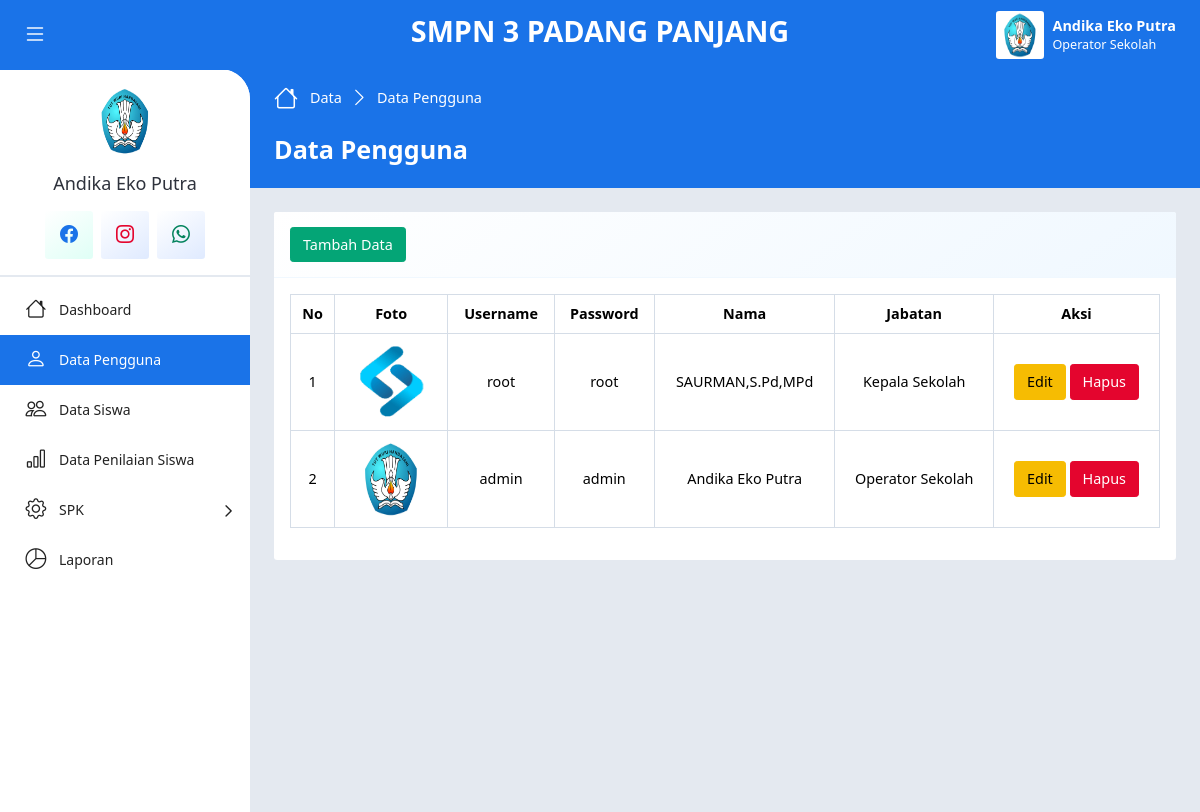
Screenshot of /?p=Pengguna (signed in) with the database file from the repository.
### tables this page shows
CREATE TABLE `pengguna` (
  `id_pengguna` int(11) NOT NULL,
  `username` varchar(20) NOT NULL,
  `password` varchar(20) NOT NULL,
  `nama_pengguna` varchar(30) NOT NULL,
  `jabatan` enum('Kepala Sekolah','Operator Sekolah') NOT NULL,
  `foto_pengguna` text NOT NULL,
  `simpan_pengguna` timestamp NOT NULL DEFAULT current_timestamp() ON UPDATE current_timestamp()
);

### index.php (called while the page is built, shortened)
<?php
require_once 'app/config/db.php';
require_once 'app/config/crud.php';
$crud = new CRUD();
include_once 'app/routes/web.php';

### app/config/db.php (called while the page is built, shortened)
<?php
class DB
{
    public function __construct()
    {
        $this->con = mysqli_connect(
            self::HOST,
            self::USER,
            self::PASS,
            self::DB
        );
    }
}

### app/config/crud.php (called while the page is built, shortened)
<?php
class CRUD extends DB
{
    public function read($table, $opsi = "")
    {
        return mysqli_query(
            $this->con,
            "SELECT * FROM $table $opsi"
        );
    }
}

### app/controller/dashboard/data_pengguna.php (called while the page is built, shortened)
<?php
$no = 1;
$queryPengguna = $crud->read(
    "pengguna",
    "ORDER BY jabatan ASC"
);

### app/view/page/dashboard/data_pengguna.php (the view, shortened to what this page needs)
<!DOCTYPE html>
<html lang="en">
<head>
    <?php include 'app/view/layout/head.php' ?>
</head>
<body>
    <?php include 'app/controller/dashboard/data_pengguna.php' ?>
    <div class="page-wrapper">
        <?php include 'app/view/layout/navbar.php' ?>
        <div class="main-container">
            <?php include 'app/view/layout/sidebar.php' ?>
            <div class="app-container">
                <div class="app-hero-header mb-4">
                    <div class="d-flex align-items-center mb-4">
                        <ol class="breadcrumb">
                            <li class="breadcrumb-item">
                                <i class="bi bi-house lh-1"></i>
                                <a href="index.html" class="text-decoration-none"><?= $dataPage['panel'] ?></a>
                            </li>
                            <li class="breadcrumb-item" aria-current="page"><?= $dataPage['page'] ?></li>
                        </ol>
                    </div>
                    <h3 class="fw-bolder text-white my-3"><?= $dataPage['page'] ?></h3>
                </div>
                <div class="app-body">
                    <div class="row gx-3">
                        <div class="col-xl-12 col-sm-12 col-12">
                            <div class="card mb-3">
                                <div class="card-header">
                                    <button class="btn btn-success" data-bs-toggle="modal" data-bs-target="#tambahModal">
                                        Tambah Data
                                    </button>
                                </div>
                                <div class="card-body">
                                    <div class="table-responsive">
                                        <table class="table table-bordered table-hover text-center align-middle">
                                            <thead>
                                                <tr>
                                                    <th>No</th>
                                                    <th>Foto</th>
                                                    <th>Username</th>
                                                    <th>Password</th>
                                                    <th>Nama </th>
                                                    <th>Jabatan</th>
                                                    <th>Aksi</th>
                                                </tr>
                                            </thead>
                                            <tbody>
                                                <?php foreach ($queryPengguna as $row) : ?>
                                                    <tr>
                                                        <td><?= $no++ ?></td>
                                                        <td>
                                                            <img src="assets/imgs/pengguna/<?= $row['foto_pengguna'] ?>" width="80" height="80" class="rounded-circle" alt="">
                                                        </td>
                                                        <td><?= $row['username'] ?></td>
                                                        <td><?= $row['password'] ?></td>
                                                        <td><?= $row['nama_pengguna'] ?></td>
                                                        <td><?= $row['jabatan'] ?></td>
                                                        <td>
                                                            <button type="button" class="btn btn-warning" data-bs-toggle="modal" data-bs-target="#editModal<?= $no ?>">
                                                                Edit
                                                            </button>
                                                            <button type="button" class="btn btn-danger" data-bs-toggle="modal" data-bs-target="#hapusModal<?= $no ?>">
                                                                Hapus
                                                            </button>
                                                        </td>
                                                    </tr>
                                                <?php endforeach ?>
                                            </tbody>
                                        </table>
                                    </div>
                                </div>
                            </div>
                        </div>
                    </div>
                </div>
                <?php include 'app/view/layout/sidebar.php' ?>
            </div>
        </div>
    </div>
</body>
</html>

### app/view/layout/navbar.php (shortened to what this page needs)
<div class="app-header d-flex align-items-center">
    <div class="d-flex col">
        <button class="pin-sidebar" id="pin-sidebar">
            <i class="bi bi-list lh-1 text-white"></i>
        </button>
    </div>
    <div class="app-brand py-2 col">
        <h2 class="text-white text-uppercase fw-bolder">
            SMPN 3 Padang Panjang
        </h2>
    </div>
    <div class="header-actions col">
        <div class="dropdown ms-3">
            <a id="userSettings" class="dropdown-toggle d-flex py-2 align-items-center text-decoration-none" href="#!" role="button" data-bs-toggle="dropdown" aria-expanded="false">
                <img src="assets/imgs/pengguna/<?= $dataPengguna['foto_pengguna'] ?>" class="rounded-2 img-3x" alt="" />
                <div class="ms-2 text-truncate d-lg-block d-none text-white">
                    <span class="fw-bolder"><?= $dataPengguna['nama_pengguna'] ?></span>
                    <span class="d-flex small"><?= $dataPengguna['jabatan'] ?></span>
                </div>
            </a>
        </div>
    </div>
</div>

### app/view/layout/sidebar.php (shortened to what this page needs)
<nav id="sidebar" class="sidebar-wrapper">
    <div class="sidebar-profile">
        <img src="assets/imgs/pengguna/<?= $dataPengguna['foto_pengguna'] ?>" class="profile-user mb-3" alt="" />
        <div class="text-center">
            <h5 class="profile-name m-0 text-nowrap text-truncate">
                <?= $dataPengguna['nama_pengguna'] ?>
            </h5>
        </div>
        <div class="d-flex align-items-center mt-lg-3 gap-2">
            <a href="https://www.facebook.com/profile.php?id=588361737894378&_rdc=2&_rdr"
                class="icon-box md grd-success-light rounded-2">
                <i class="bi bi-facebook fs-5 text-primary"></i>
            </a>
            <a href="https://www.instagram.com/explore/locations/1013913417/smpn-3-padang-panjang/"
                class="icon-box md grd-info-light rounded-2">
                <i class="bi bi-instagram fs-5 text-danger"></i>
            </a>
            <a href="https://wa.me/6282246820856" class="icon-box md grd-info-light rounded-2">
                <i class="bi bi-whatsapp fs-5 text-success"></i>
            </a>
        </div>
    </div>
    <div class="sidebarMenuScroll">
        <ul class="sidebar-menu">
            <li class="<?= $page == "Dashboard" ? 'active current-page' : '' ?>">
                <a href="?p=Dashboard">
                    <i class="bi bi-house"></i>
                    <span class="menu-text">Dashboard</span>
                </a>
            </li>
            <?php if ($dataPengguna['jabatan'] == "Operator Sekolah"): ?>
                <li class="<?= $page == "Pengguna" ? 'active current-page' : '' ?>">
                    <a href="?p=Pengguna">
                        <i class="bi bi-person"></i>
                        <span class="menu-text">Data Pengguna</span>
                    </a>
                </li>
                <li class="<?= $page == "Siswa" ? 'active current-page' : '' ?>">
                    <a href="?p=Siswa">
                        <i class="bi bi-people"></i>
                        <span class="menu-text">Data Siswa</span>
                    </a>
                </li>
                <li class="<?= $page == "Nilai" ? 'active current-page' : '' ?>">
                    <a href="?p=Nilai">
                        <i class="bi bi-bar-chart"></i>
                        <span class="menu-text">Data Penilaian Siswa</span>
                    </a>
                </li>
                <li class="treeview <?= ($page == "Kriteria" or $page == "PSI" or $page == "Sub") ? 'active' : '' ?>">
                    <a href="#!">
                        <i class="bi bi-gear"></i>
                        <span class="menu-text">SPK</span>
                    </a>
                </li>
            <?php endif ?>
            <li class="<?= $page == "Laporan" ? 'active current-page' : '' ?>">
                <a href="?p=Laporan">
                    <i class="bi bi-pie-chart"></i>
                    <span class="menu-text">Laporan</span>
                </a>
            </li>
        </ul>
    </div>
</nav>

### rows the page displays
pengguna: foto_pengguna (picture), nama_pengguna "Andika Eko Putra", jabatan "Operator Sekolah", username "admin", password "admin"
pengguna: foto_pengguna (picture), username "root", password "root", nama_pengguna "SAURMAN,S.Pd,MPd", jabatan "Kepala Sekolah"

### other values shown
$dataPage['panel'] "Data"
$dataPage['page'] "Data Pengguna"
